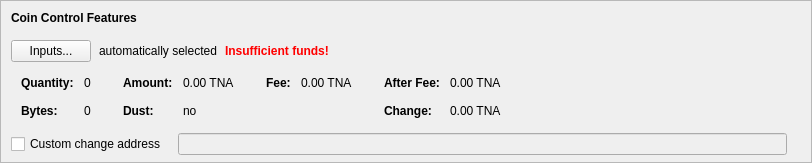
      <widget class="QFrame" name="frameCoinControl">
       <property name="sizePolicy">
        <sizepolicy hsizetype="Expanding" vsizetype="Fixed">
         <horstretch>0</horstretch>
         <verstretch>0</verstretch>
        </sizepolicy>
       </property>
       <property name="maximumSize">
        <size>
         <width>16777215</width>
         <height>16777215</height>
        </size>
       </property>
       <property name="frameShape">
        <enum>QFrame::StyledPanel</enum>
       </property>
       <property name="frameShadow">
        <enum>QFrame::Sunken</enum>
       </property>
       <layout class="QVBoxLayout" name="verticalLayoutCoinControl2">
        <property name="spacing">
         <number>0</number>
        </property>
        <property name="leftMargin">
         <number>0</number>
        </property>
        <property name="topMargin">
         <number>0</number>
        </property>
        <property name="rightMargin">
         <number>0</number>
        </property>
        <property name="bottomMargin">
         <number>6</number>
        </property>
        <item>
         <layout class="QVBoxLayout" name="verticalLayoutCoinControl" stretch="0,0,0,0,0">
          <property name="spacing">
           <number>0</number>
          </property>
          <property name="leftMargin">
           <number>10</number>
          </property>
          <property name="topMargin">
           <number>10</number>
          </property>
          <item>
           <layout class="QHBoxLayout" name="horizontalLayoutCoinControl1">
            <property name="bottomMargin">
             <number>15</number>
            </property>
            <item>
             <widget class="QLabel" name="labelCoinControlFeatures">
              <property name="sizePolicy">
               <sizepolicy hsizetype="Preferred" vsizetype="Maximum">
                <horstretch>0</horstretch>
                <verstretch>0</verstretch>
               </sizepolicy>
              </property>
              <property name="font">
               <font>
                <weight>75</weight>
                <bold>true</bold>
               </font>
              </property>
              <property name="styleSheet">
               <string notr="true">font-weight:bold;</string>
              </property>
              <property name="text">
               <string>Coin Control Features</string>
              </property>
             </widget>
            </item>
           </layout>
          </item>
          <item>
           <layout class="QHBoxLayout" name="horizontalLayoutCoinControl2" stretch="0,0,0,0">
            <property name="spacing">
             <number>8</number>
            </property>
            <property name="bottomMargin">
             <number>10</number>
            </property>
            <item>
             <widget class="QPushButton" name="pushButtonCoinControl">
              <property name="styleSheet">
               <string notr="true"/>
              </property>
              <property name="text">
               <string>Inputs...</string>
              </property>
              <property name="autoDefault">
               <bool>false</bool>
              </property>
             </widget>
            </item>
            <item>
             <widget class="QLabel" name="labelCoinControlAutomaticallySelected">
              <property name="text">
               <string>automatically selected</string>
              </property>
              <property name="margin">
               <number>5</number>
              </property>
             </widget>
            </item>
            <item>
             <widget class="QLabel" name="labelCoinControlInsuffFunds">
              <property name="font">
               <font>
                <weight>75</weight>
                <bold>true</bold>
               </font>
              </property>
              <property name="styleSheet">
               <string notr="true">color:red;font-weight:bold;</string>
              </property>
              <property name="text">
               <string>Insufficient funds!</string>
              </property>
              <property name="margin">
               <number>5</number>
              </property>
             </widget>
            </item>
            <item>
             <spacer name="horizontalSpacerCoinControl">
              <property name="orientation">
               <enum>Qt::Horizontal</enum>
              </property>
              <property name="sizeHint" stdset="0">
               <size>
                <width>40</width>
                <height>1</height>
               </size>
              </property>
             </spacer>
            </item>
           </layout>
          </item>
          <item>
           <widget class="QWidget" name="widgetCoinControl" native="true">
            <property name="sizePolicy">
             <sizepolicy hsizetype="Preferred" vsizetype="Preferred">
              <horstretch>0</horstretch>
              <verstretch>0</verstretch>
             </sizepolicy>
            </property>
            <property name="minimumSize">
             <size>
              <width>0</width>
              <height>0</height>
             </size>
            </property>
            <property name="styleSheet">
             <string notr="true"/>
            </property>
            <layout class="QHBoxLayout" name="horizontalLayoutCoinControl5">
             <property name="leftMargin">
              <number>0</number>
             </property>
             <property name="topMargin">
              <number>0</number>
             </property>
             <property name="rightMargin">
              <number>0</number>
             </property>
             <property name="bottomMargin">
              <number>0</number>
             </property>
             <item>
              <layout class="QHBoxLayout" name="horizontalLayoutCoinControl3" stretch="0,0,0,1">
               <property name="spacing">
                <number>20</number>
               </property>
               <property name="topMargin">
                <number>0</number>
               </property>
               <property name="bottomMargin">
                <number>10</number>
               </property>
               <item>
                <layout class="QFormLayout" name="formLayoutCoinControl1">
                 <property name="horizontalSpacing">
                  <number>10</number>
                 </property>
                 <property name="verticalSpacing">
                  <number>14</number>
                 </property>
                 <property name="leftMargin">
                  <number>10</number>
                 </property>
                 <property name="topMargin">
                  <number>4</number>
                 </property>
                 <property name="rightMargin">
                  <number>6</number>
                 </property>
                 <item row="0" column="0">
                  <widget class="QLabel" name="labelCoinControlQuantityText">
                   <property name="font">
                    <font>
                     <weight>75</weight>
                     <bold>true</bold>
                    </font>
                   </property>
                   <property name="text">
                    <string>Quantity:</string>
                   </property>
                   <property name="margin">
                    <number>0</number>
                   </property>
                  </widget>
                 </item>
                 <item row="0" column="1">
                  <widget class="QLabel" name="labelCoinControlQuantity">
                   <property name="cursor">
                    <cursorShape>IBeamCursor</cursorShape>
                   </property>
                   <property name="contextMenuPolicy">
                    <enum>Qt::ActionsContextMenu</enum>
                   </property>
                   <property name="text">
                    <string notr="true">0</string>
                   </property>
                   <property name="margin">
                    <number>0</number>
                   </property>
                   <property name="textInteractionFlags">
                    <set>Qt::LinksAccessibleByMouse|Qt::TextSelectableByKeyboard|Qt::TextSelectableByMouse</set>
                   </property>
                  </widget>
                 </item>
                 <item row="1" column="0">
                  <widget class="QLabel" name="labelCoinControlBytesText">
                   <property name="font">
                    <font>
                     <weight>75</weight>
                     <bold>true</bold>
                    </font>
                   </property>
                   <property name="text">
                    <string>Bytes:</string>
                   </property>
                  </widget>
                 </item>
                 <item row="1" column="1">
                  <widget class="QLabel" name="labelCoinControlBytes">
                   <property name="cursor">
                    <cursorShape>IBeamCursor</cursorShape>
                   </property>
                   <property name="contextMenuPolicy">
                    <enum>Qt::ActionsContextMenu</enum>
                   </property>
                   <property name="text">
                    <string notr="true">0</string>
                   </property>
                   <property name="textInteractionFlags">
                    <set>Qt::LinksAccessibleByMouse|Qt::TextSelectableByKeyboard|Qt::TextSelectableByMouse</set>
                   </property>
                  </widget>
                 </item>
                </layout>
               </item>
               <item>
                <layout class="QFormLayout" name="formLayoutCoinControl2">
                 <property name="horizontalSpacing">
                  <number>10</number>
                 </property>
                 <property name="verticalSpacing">
                  <number>14</number>
                 </property>
                 <property name="leftMargin">
                  <number>6</number>
                 </property>
                 <property name="topMargin">
                  <number>4</number>
                 </property>
                 <property name="rightMargin">
                  <number>6</number>
                 </property>
                 <item row="0" column="0">
                  <widget class="QLabel" name="labelCoinControlAmountText">
                   <property name="font">
                    <font>
                     <weight>75</weight>
                     <bold>true</bold>
                    </font>
                   </property>
                   <property name="text">
                    <string>Amount:</string>
                   </property>
                   <property name="margin">
                    <number>0</number>
                   </property>
                  </widget>
                 </item>
                 <item row="0" column="1">
                  <widget class="QLabel" name="labelCoinControlAmount">
                   <property name="cursor">
                    <cursorShape>IBeamCursor</cursorShape>
                   </property>
                   <property name="contextMenuPolicy">
                    <enum>Qt::ActionsContextMenu</enum>
                   </property>
                   <property name="text">
                    <string notr="true">0.00 TNA</string>
                   </property>
                   <property name="textInteractionFlags">
                    <set>Qt::LinksAccessibleByMouse|Qt::TextSelectableByKeyboard|Qt::TextSelectableByMouse</set>
                   </property>
                  </widget>
                 </item>
                 <item row="1" column="0">
                  <widget class="QLabel" name="labelCoinControlLowOutputText">
                   <property name="font">
                    <font>
                     <weight>75</weight>
                     <bold>true</bold>
                    </font>
                   </property>
                   <property name="text">
                    <string>Dust:</string>
                   </property>
                  </widget>
                 </item>
                 <item row="1" column="1">
                  <widget class="QLabel" name="labelCoinControlLowOutput">
                   <property name="cursor">
                    <cursorShape>IBeamCursor</cursorShape>
                   </property>
                   <property name="contextMenuPolicy">
                    <enum>Qt::ActionsContextMenu</enum>
                   </property>
                   <property name="text">
                    <string notr="true">no</string>
                   </property>
                   <property name="textInteractionFlags">
                    <set>Qt::LinksAccessibleByMouse|Qt::TextSelectableByKeyboard|Qt::TextSelectableByMouse</set>
                   </property>
                  </widget>
                 </item>
                </layout>
               </item>
               <item>
                <layout class="QFormLayout" name="formLayoutCoinControl3">
                 <property name="horizontalSpacing">
                  <number>10</number>
                 </property>
                 <property name="verticalSpacing">
                  <number>14</number>
                 </property>
                 <property name="leftMargin">
                  <number>6</number>
                 </property>
                 <property name="topMargin">
                  <number>4</number>
                 </property>
                 <property name="rightMargin">
                  <number>6</number>
                 </property>
                 <item row="0" column="0">
                  <widget class="QLabel" name="labelCoinControlFeeText">
                   <property name="font">
                    <font>
                     <weight>75</weight>
                     <bold>true</bold>
                    </font>
                   </property>
                   <property name="text">
                    <string>Fee:</string>
                   </property>
                   <property name="margin">
                    <number>0</number>
                   </property>
                  </widget>
                 </item>
                 <item row="0" column="1">
                  <widget class="QLabel" name="labelCoinControlFee">
                   <property name="cursor">
                    <cursorShape>IBeamCursor</cursorShape>
                   </property>
                   <property name="contextMenuPolicy">
                    <enum>Qt::ActionsContextMenu</enum>
                   </property>
                   <property name="text">
                    <string notr="true">0.00 TNA</string>
                   </property>
                   <property name="textInteractionFlags">
                    <set>Qt::LinksAccessibleByMouse|Qt::TextSelectableByKeyboard|Qt::TextSelectableByMouse</set>
                   </property>
                  </widget>
                 </item>
                </layout>
               </item>
               <item>
                <layout class="QFormLayout" name="formLayoutCoinControl4">
                 <property name="horizontalSpacing">
                  <number>10</number>
                 </property>
                 <property name="verticalSpacing">
                  <number>14</number>
                 </property>
                 <property name="leftMargin">
                  <number>6</number>
                 </property>
                 <property name="topMargin">
                  <number>4</number>
                 </property>
                 <property name="rightMargin">
                  <number>6</number>
                 </property>
                 <item row="0" column="0">
                  <widget class="QLabel" name="labelCoinControlAfterFeeText">
                   <property name="font">
                    <font>
                     <weight>75</weight>
                     <bold>true</bold>
                    </font>
                   </property>
                   <property name="text">
                    <string>After Fee:</string>
                   </property>
                   <property name="margin">
                    <number>0</number>
                   </property>
                  </widget>
                 </item>
                 <item row="0" column="1">
                  <widget class="QLabel" name="labelCoinControlAfterFee">
                   <property name="cursor">
                    <cursorShape>IBeamCursor</cursorShape>
                   </property>
                   <property name="contextMenuPolicy">
                    <enum>Qt::ActionsContextMenu</enum>
                   </property>
                   <property name="text">
                    <string notr="true">0.00 TNA</string>
                   </property>
                   <property name="textInteractionFlags">
                    <set>Qt::LinksAccessibleByMouse|Qt::TextSelectableByKeyboard|Qt::TextSelectableByMouse</set>
                   </property>
                  </widget>
                 </item>
                 <item row="1" column="0">
                  <widget class="QLabel" name="labelCoinControlChangeText">
                   <property name="font">
                    <font>
                     <weight>75</weight>
                     <bold>true</bold>
                    </font>
                   </property>
                   <property name="text">
                    <string>Change:</string>
                   </property>
                  </widget>
                 </item>
                 <item row="1" column="1">
                  <widget class="QLabel" name="labelCoinControlChange">
                   <property name="cursor">
                    <cursorShape>IBeamCursor</cursorShape>
                   </property>
                   <property name="contextMenuPolicy">
                    <enum>Qt::ActionsContextMenu</enum>
                   </property>
                   <property name="text">
                    <string notr="true">0.00 TNA</string>
                   </property>
                   <property name="textInteractionFlags">
                    <set>Qt::LinksAccessibleByMouse|Qt::TextSelectableByKeyboard|Qt::TextSelectableByMouse</set>
                   </property>
                  </widget>
                 </item>
                </layout>
               </item>
              </layout>
             </item>
            </layout>
           </widget>
          </item>
          <item>
           <layout class="QHBoxLayout" name="horizontalLayoutCoinControl4" stretch="0,0,0">
            <property name="spacing">
             <number>12</number>
            </property>
            <property name="sizeConstraint">
             <enum>QLayout::SetDefaultConstraint</enum>
            </property>
            <property name="topMargin">
             <number>5</number>
            </property>
            <property name="rightMargin">
             <number>5</number>
            </property>
            <item>
             <widget class="QCheckBox" name="checkBoxCoinControlChange">
              <property name="toolTip">
               <string>If this is activated, but the change address is empty or invalid, change will be sent to a newly generated address.</string>
              </property>
              <property name="text">
               <string>Custom change address</string>
              </property>
             </widget>
            </item>
            <item>
             <widget class="QValidatedLineEdit" name="lineEditCoinControlChange">
              <property name="enabled">
               <bool>false</bool>
              </property>
              <property name="sizePolicy">
               <sizepolicy hsizetype="Expanding" vsizetype="Fixed">
                <horstretch>0</horstretch>
                <verstretch>0</verstretch>
               </sizepolicy>
              </property>
             </widget>
            </item>
            <item>
             <widget class="QLabel" name="labelCoinControlChangeLabel">
              <property name="sizePolicy">
               <sizepolicy hsizetype="Preferred" vsizetype="Expanding">
                <horstretch>0</horstretch>
                <verstretch>0</verstretch>
               </sizepolicy>
              </property>
              <property name="minimumSize">
               <size>
                <width>0</width>
                <height>0</height>
               </size>
              </property>
              <property name="text">
               <string/>
              </property>
              <property name="margin">
               <number>3</number>
              </property>
             </widget>
            </item>
           </layout>
          </item>
          <item>
           <spacer name="verticalSpacerCoinControl">
            <property name="orientation">
             <enum>Qt::Vertical</enum>
            </property>
            <property name="sizeHint" stdset="0">
             <size>
              <width>800</width>
              <height>1</height>
             </size>
            </property>
           </spacer>
          </item>
         </layout>
        </item>
       </layout>
      </widget>
